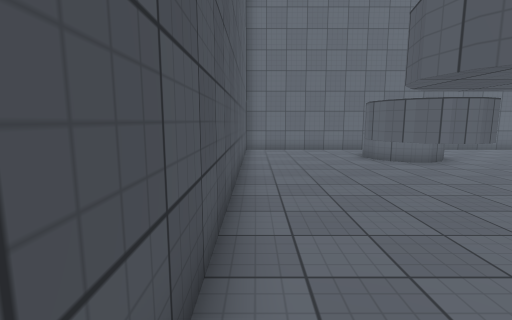
view 1 (above)

16 first-person views from a walk through a Unity game level. The camera is 1.5 m above the floor, tilts 8° down and sees 85° across. The floor is counted in squares, 1 m on a side. Each view is taken from the middle of a square. On the plan, view 1 faces up. The plan holds only what a view shows up to about 14 squares ahead; the rest is blank. The place goes on beyond the plan. The player is left out. Surface patterns are stand-ins for the level's own textures.

view 2
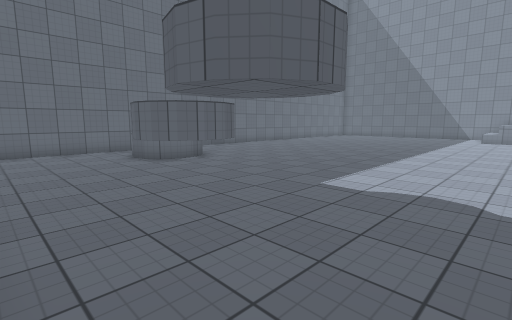

view 3
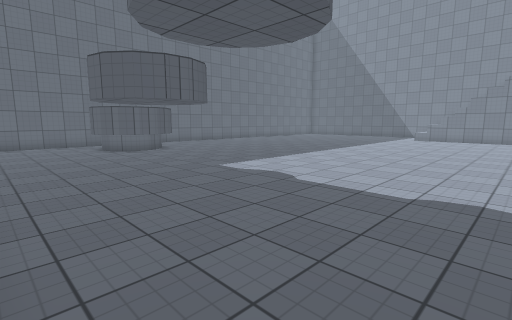

view 4
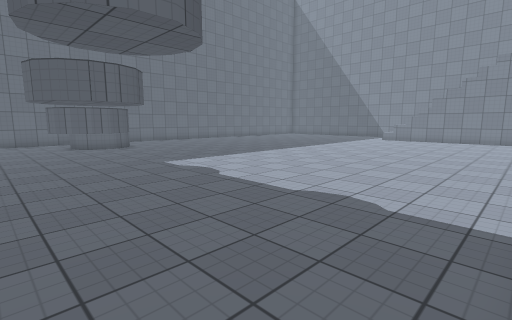

view 5
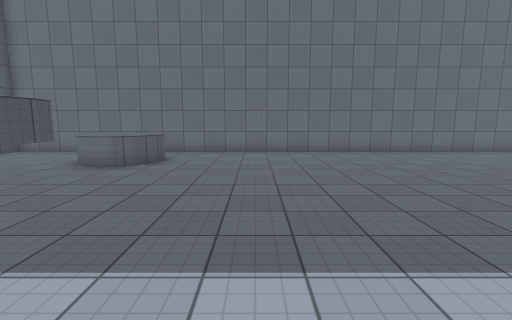

view 6
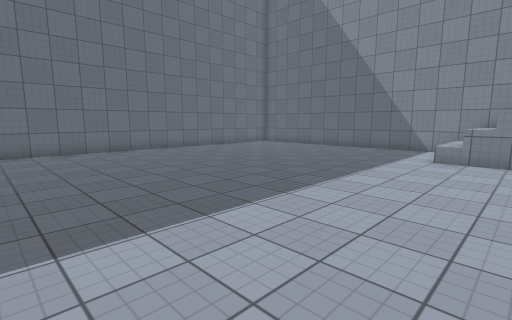

view 7
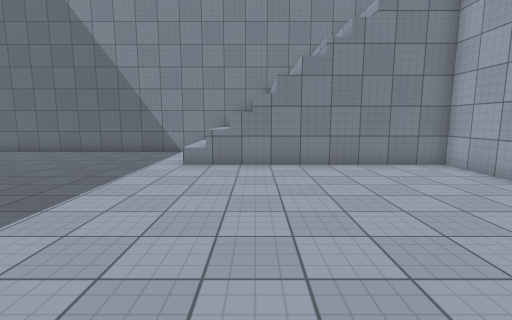

view 8
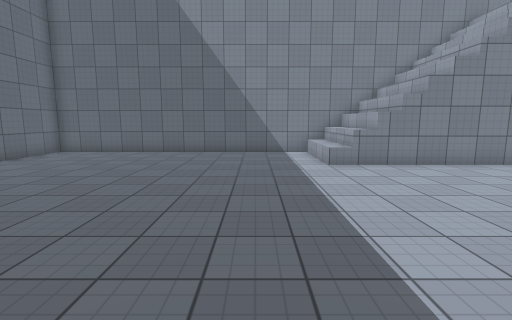

view 9
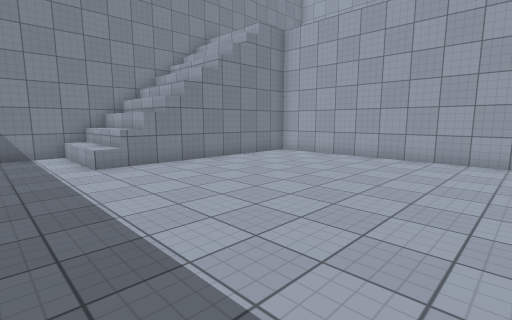

view 10
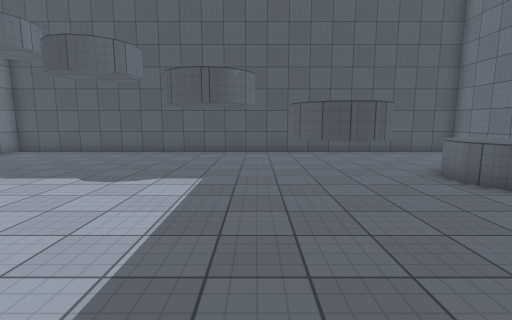

view 11
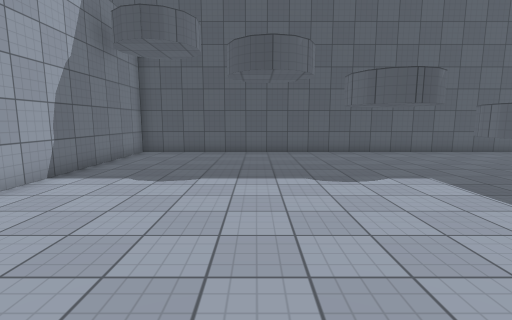

view 12
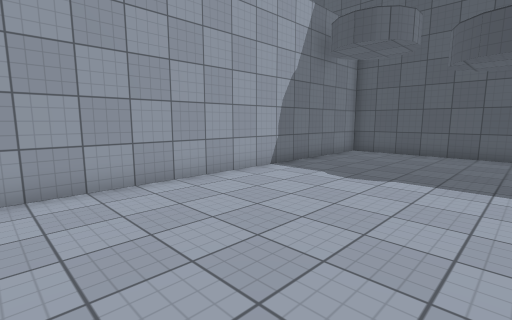

view 13
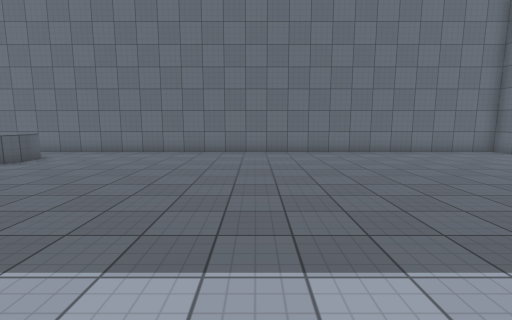

view 14
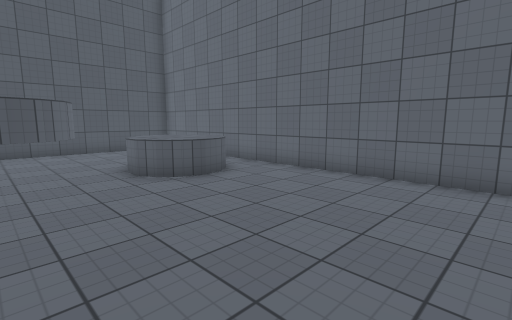

view 15
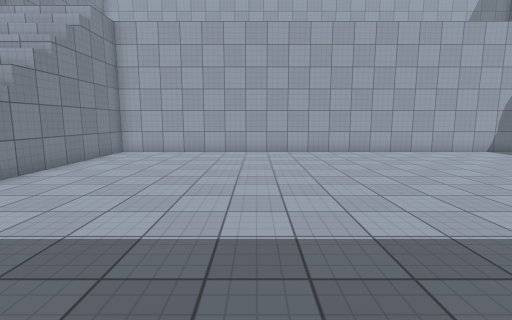

view 16
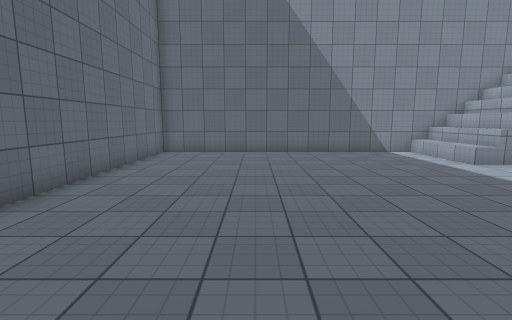

### Floor plan
Key: @ floor where view 1 was taken; # wall or solid block; . floor; ^ raised ledge; T thing the floor can be seen under or through.
Columns run from 1 left of view 1 to 28 right of it. Each row starts with its distance up from view 1.
 15 ##############################
 14 #............................#
 13 #......^.....................#
 12 #.....^^^....................#
 11 #.....^^^....................#
 10 #......^.....................#
  9 #.... T......................#
  8 #...T TT.....................#
  7 #...TTTT.....................#
  6 #....TT......................#
  5 #............................#
  4 #............................#
  3 #............................#
  2 #........................^^^^#
  1 #........................^^^^#
  0 #@.......................#
 -1 #........................#
 -2 #........................#
 -3 #........................#
 -4 #........................#
 -5 #........................#
 -6 #........................#
 -7 ##########################

Where each view was taken, in squares from view 1:
view 1: 0 up, 0 right, facing up
view 2: 0 up, 0 right, facing up-right
view 3: 4 down, 0 right, facing up-right
view 4: 6 down, 1 right, facing up-right
view 5: 1 up, 11 right, facing up
view 6: 0 up, 12 right, facing up-right
view 7: 0 up, 14 right, facing right
view 8: 5 up, 14 right, facing right
view 9: 5 up, 14 right, facing down-right
view 10: 5 up, 13 right, facing left
view 11: 1 down, 13 right, facing left
view 12: 0 up, 13 right, facing down-left
view 13: 1 up, 16 right, facing up
view 14: 7 up, 14 right, facing up-left
view 15: 7 up, 17 right, facing down
view 16: 10 up, 14 right, facing right
